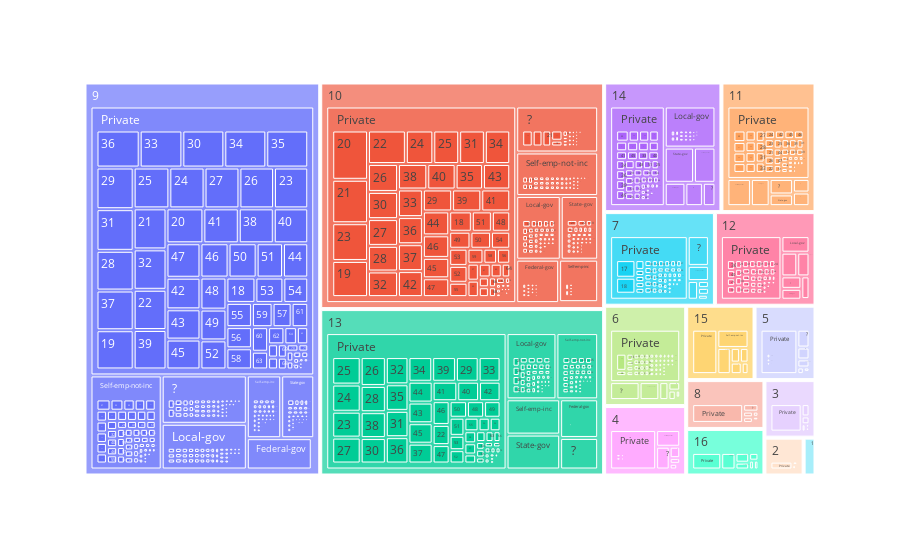

Here is the notebook cell this chart was saved with:
### Code cell
px.treemap(base_census, path=['education-num','workclass', 'age'])

### Figure 1 — Plotly figure (JSON) as saved in the notebook; plotly's stock layout.template omitted (floating-point values rounded to 4 significant figures; data arrays with more than 128 entries replaced by an {"elided": "..."} marker saying what was removed)
{"data": [{"branchvalues": "total", "domain": {"x": [0, 1], "y": [0, 1]}, "hovertemplate": "labels=%{label}<br>count=%{value}<br>parent=%{parent}<br>id=%{id}<extra></extra>", "ids": {"elided": "3583 str values"}, "labels": {"elided": "3583 str values"}, "name": "", "parents": {"elided": "3583 str values"}, "type": "treemap", "values": {"elided": "3583 int values"}}], "layout": {"legend": {"tracegroupgap": 0}, "margin": {"t": 60}}}
